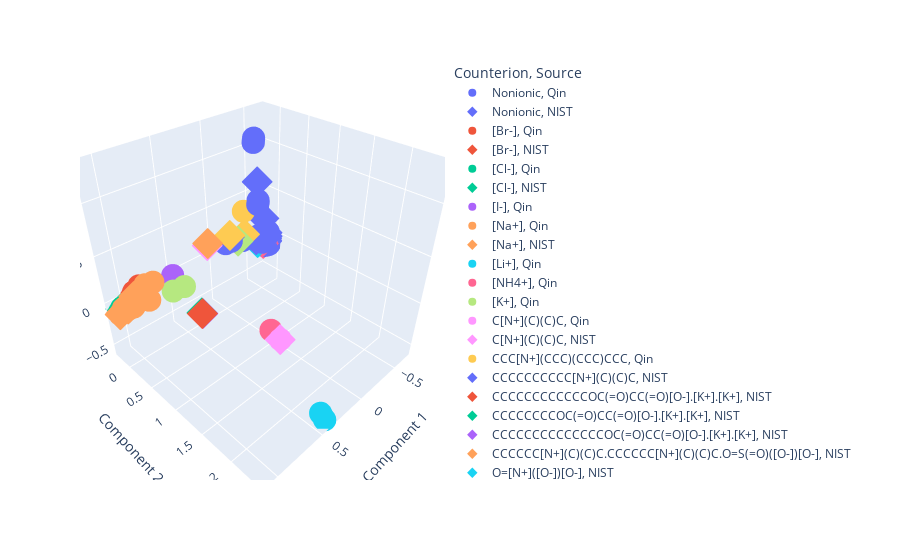

Notebook source saved alongside this figure:
### Code cell
fig = px.scatter_3d(kernel_3_df, x="Component 1", y="Component 2", z="Component 3", color="Counterion", symbol="Source")
fig.update_layout(scene_aspectmode="cube")

### Figure 1 — Plotly figure (JSON) as saved in the notebook; plotly's stock layout.template omitted (floating-point values rounded to 4 significant figures; data arrays with more than 128 entries replaced by an {"elided": "..."} marker saying what was removed)
{"data": [{"hovertemplate": "Counterion=Nonionic<br>Source=Qin<br>Component 1=%{x}<br>Component 2=%{y}<br>Component 3=%{z}<extra></extra>", "legendgroup": "Nonionic, Qin", "marker": {"color": "#636efa", "symbol": "circle"}, "mode": "markers", "name": "Nonionic, Qin", "scene": "scene", "showlegend": true, "type": "scatter3d", "x": {"elided": "133 float values"}, "y": {"elided": "133 float values"}, "z": {"elided": "133 float values"}}, {"hovertemplate": "Counterion=Nonionic<br>Source=NIST<br>Component 1=%{x}<br>Component 2=%{y}<br>Component 3=%{z}<extra></extra>", "legendgroup": "Nonionic, NIST", "marker": {"color": "#636efa", "symbol": "diamond"}, "mode": "markers", "name": "Nonionic, NIST", "scene": "scene", "showlegend": true, "type": "scatter3d", "x": [-0.6431, -0.6214, -0.5214, -0.6127, -0.5994, -0.6352, -0.6395, -0.6386, -0.3163, -0.3826, -0.6163, -0.6305], "y": [-0.08066, -0.06824, 0.008365, -0.05893, -0.08851, -0.08156, -0.08517, -0.08391, 0.1866, 0.05731, -0.08279, -0.08002], "z": [-0.04394, -0.02347, 0.2625, 0.0268, -0.08427, -0.08226, -0.08868, -0.08642, 0.79, 0.0809, -0.08069, -0.08726]}, {"hovertemplate": "Counterion=[Br-]<br>Source=Qin<br>Component 1=%{x}<br>Component 2=%{y}<br>Component 3=%{z}<extra></extra>", "legendgroup": "[Br-], Qin", "marker": {"color": "#EF553B", "symbol": "circle"}, "mode": "markers", "name": "[Br-], Qin", "scene": "scene", "showlegend": true, "type": "scatter3d", "x": [0.9281, 0.9453, 0.9544, 0.9536, 0.9429, 0.9508, 0.9574, 0.9613, 0.9624, 0.9606, 0.9561, 0.9489, 0.9603, 0.9512, 0.9555, 0.9492, 0.9613, 0.9193, 0.8768, 0.9492, 0.9118], "y": [-0.2219, -0.2358, -0.243, -0.2423, -0.2335, -0.2421, -0.2473, -0.2504, -0.2512, -0.2497, -0.2459, -0.2401, -0.2514, -0.2365, -0.2407, -0.2354, -0.2511, -0.2005, -0.1552, -0.2354, -0.2045], "z": [-0.02845, -0.03826, -0.04547, -0.0494, -0.05003, -0.04677, -0.05102, -0.05442, -0.05688, -0.05837, -0.05891, -0.05857, -0.05709, -0.007203, -0.01689, -0.01922, -0.06044, 0.04951, 0.1111, -0.01922, -0.01674]}, {"hovertemplate": "Counterion=[Br-]<br>Source=NIST<br>Component 1=%{x}<br>Component 2=%{y}<br>Component 3=%{z}<extra></extra>", "legendgroup": "[Br-], NIST", "marker": {"color": "#EF553B", "symbol": "diamond"}, "mode": "markers", "name": "[Br-], NIST", "scene": "scene", "showlegend": true, "type": "scatter3d", "x": [0.9507], "y": [-0.2397], "z": [-0.04641]}, {"hovertemplate": "Counterion=[Cl-]<br>Source=Qin<br>Component 1=%{x}<br>Component 2=%{y}<br>Component 3=%{z}<extra></extra>", "legendgroup": "[Cl-], Qin", "marker": {"color": "#00cc96", "symbol": "circle"}, "mode": "markers", "name": "[Cl-], Qin", "scene": "scene", "showlegend": true, "type": "scatter3d", "x": [1.036, 1.045, 1.043, 1.051, 1.05, 1.038, 1.018, 1.043, 1.052, 1.05, 1.036, 1.034, 1.042], "y": [-0.2126, -0.2193, -0.2182, -0.2255, -0.2247, -0.2158, -0.2008, -0.2195, -0.2267, -0.2255, -0.2127, -0.2113, -0.2179], "z": [-0.0577, -0.06458, -0.06789, -0.0728, -0.07624, -0.07601, -0.07306, -0.06627, -0.07342, -0.07665, -0.07559, -0.07528, -0.07649]}, {"hovertemplate": "Counterion=[Cl-]<br>Source=NIST<br>Component 1=%{x}<br>Component 2=%{y}<br>Component 3=%{z}<extra></extra>", "legendgroup": "[Cl-], NIST", "marker": {"color": "#00cc96", "symbol": "diamond"}, "mode": "markers", "name": "[Cl-], NIST", "scene": "scene", "showlegend": true, "type": "scatter3d", "x": [1.056], "y": [-0.2272], "z": [-0.0773]}, {"hovertemplate": "Counterion=[I-]<br>Source=Qin<br>Component 1=%{x}<br>Component 2=%{y}<br>Component 3=%{z}<extra></extra>", "legendgroup": "[I-], Qin", "marker": {"color": "#ab63fa", "symbol": "circle"}, "mode": "markers", "name": "[I-], Qin", "scene": "scene", "showlegend": true, "type": "scatter3d", "x": [0.5066], "y": [-0.212], "z": [0.004338]}, {"hovertemplate": "Counterion=[Na+]<br>Source=Qin<br>Component 1=%{x}<br>Component 2=%{y}<br>Component 3=%{z}<extra></extra>", "legendgroup": "[Na+], Qin", "marker": {"color": "#FFA15A", "symbol": "circle"}, "mode": "markers", "name": "[Na+], Qin", "scene": "scene", "showlegend": true, "type": "scatter3d", "x": [0.8221, 0.8781, 1.09, 1.091, 1.002, 0.9945, 1.088, 0.9969, 0.9939, 0.9559, 0.9686, 1.047, 1.064, 1.074, 0.9207, 0.9449, 0.8901, 0.9618, 1.053, 1.038, 0.8496, 0.8464, 0.9556, 1.055], "y": [0.05882, 0.007117, -0.1663, -0.1684, -0.1904, -0.1858, -0.1733, -0.189, -0.1874, -0.1623, -0.1646, -0.1442, -0.1566, -0.1639, -0.05188, -0.07413, -0.01274, -0.09008, -0.1636, -0.1505, -0.02815, -0.02497, -0.08289, -0.1623], "z": [0.2006, 0.1852, -0.09077, -0.09509, -0.09902, -0.09968, -0.09486, -0.09882, -0.09759, -0.08992, -0.05366, -0.06327, -0.07354, -0.08107, 0.04022, 0.01715, 0.1304, -0.001733, -0.05042, -0.03527, -0.02094, -0.01939, 0.009724, -0.04875]}, {"hovertemplate": "Counterion=[Na+]<br>Source=NIST<br>Component 1=%{x}<br>Component 2=%{y}<br>Component 3=%{z}<extra></extra>", "legendgroup": "[Na+], NIST", "marker": {"color": "#FFA15A", "symbol": "diamond"}, "mode": "markers", "name": "[Na+], NIST", "scene": "scene", "showlegend": true, "type": "scatter3d", "x": [1.076, 1.075, 1.091, 0.9995, 0.9982, 0.9787, 1.097, 0.9947, 0.9877, 1.078, 1.069, 1.095, 1.004, 0.9976, 1.002], "y": [-0.1828, -0.1816, -0.1452, -0.1881, -0.1757, -0.04352, -0.1501, -0.1846, -0.1796, -0.158, -0.1766, -0.1493, -0.1808, -0.1801, -0.1901], "z": [-0.09722, -0.09646, -0.08, -0.0938, -0.04873, 0.09377, -0.08597, -0.08969, -0.08469, -0.08242, -0.08828, -0.08845, -0.05961, -0.05575, -0.09695]}, {"hovertemplate": "Counterion=[Li+]<br>Source=Qin<br>Component 1=%{x}<br>Component 2=%{y}<br>Component 3=%{z}<extra></extra>", "legendgroup": "[Li+], Qin", "marker": {"color": "#19d3f3", "symbol": "circle"}, "mode": "markers", "name": "[Li+], Qin", "scene": "scene", "showlegend": true, "type": "scatter3d", "x": [0.4085, 0.4088, 0.4126, 0.4121, 0.4121], "y": [2.328, 2.332, 2.399, 2.392, 2.392], "z": [-0.539, -0.5411, -0.5748, -0.5713, -0.5714]}, {"hovertemplate": "Counterion=[NH4+]<br>Source=Qin<br>Component 1=%{x}<br>Component 2=%{y}<br>Component 3=%{z}<extra></extra>", "legendgroup": "[NH4+], Qin", "marker": {"color": "#FF6692", "symbol": "circle"}, "mode": "markers", "name": "[NH4+], Qin", "scene": "scene", "showlegend": true, "type": "scatter3d", "x": [0.3608], "y": [1.438], "z": [-0.05249]}, {"hovertemplate": "Counterion=[K+]<br>Source=Qin<br>Component 1=%{x}<br>Component 2=%{y}<br>Component 3=%{z}<extra></extra>", "legendgroup": "[K+], Qin", "marker": {"color": "#B6E880", "symbol": "circle"}, "mode": "markers", "name": "[K+], Qin", "scene": "scene", "showlegend": true, "type": "scatter3d", "x": [0.6735, 0.5794], "y": [0.144, 0.1993], "z": [0.04944, 0.0687]}, {"hovertemplate": "Counterion=C[N+](C)(C)C<br>Source=Qin<br>Component 1=%{x}<br>Component 2=%{y}<br>Component 3=%{z}<extra></extra>", "legendgroup": "C[N+](C)(C)C, Qin", "marker": {"color": "#FF97FF", "symbol": "circle"}, "mode": "markers", "name": "C[N+](C)(C)C, Qin", "scene": "scene", "showlegend": true, "type": "scatter3d", "x": [0.3732], "y": [1.611], "z": [-0.06964]}, {"hovertemplate": "Counterion=C[N+](C)(C)C<br>Source=NIST<br>Component 1=%{x}<br>Component 2=%{y}<br>Component 3=%{z}<extra></extra>", "legendgroup": "C[N+](C)(C)C, NIST", "marker": {"color": "#FF97FF", "symbol": "diamond"}, "mode": "markers", "name": "C[N+](C)(C)C, NIST", "scene": "scene", "showlegend": true, "type": "scatter3d", "x": [0.3732], "y": [1.611], "z": [-0.06964]}, {"hovertemplate": "Counterion=CCC[N+](CCC)(CCC)CCC<br>Source=Qin<br>Component 1=%{x}<br>Component 2=%{y}<br>Component 3=%{z}<extra></extra>", "legendgroup": "CCC[N+](CCC)(CCC)CCC, Qin", "marker": {"color": "#FECB52", "symbol": "circle"}, "mode": "markers", "name": "CCC[N+](CCC)(CCC)CCC, Qin", "scene": "scene", "showlegend": true, "type": "scatter3d", "x": [-0.2334], "y": [0.03408], "z": [0.4685]}, {"hovertemplate": "Counterion=CCCCCCCCCC[N+](C)(C)C<br>Source=NIST<br>Component 1=%{x}<br>Component 2=%{y}<br>Component 3=%{z}<extra></extra>", "legendgroup": "CCCCCCCCCC[N+](C)(C)C, NIST", "marker": {"color": "#636efa", "symbol": "diamond"}, "mode": "markers", "name": "CCCCCCCCCC[N+](C)(C)C, NIST", "scene": "scene", "showlegend": true, "type": "scatter3d", "x": [-0.09277, -0.3073], "y": [-0.03914, -0.0703], "z": [0.2168, 0.1412]}, {"hovertemplate": "Counterion=CCCCCCCCCCCCOC(=O)CC(=O)[O-].[K+].[K+]<br>Source=NIST<br>Component 1=%{x}<br>Component 2=%{y}<br>Component 3=%{z}<extra></extra>", "legendgroup": "CCCCCCCCCCCCOC(=O)CC(=O)[O-].[K+].[K+], NIST", "marker": {"color": "#EF553B", "symbol": "diamond"}, "mode": "markers", "name": "CCCCCCCCCCCCOC(=O)CC(=O)[O-].[K+].[K+], NIST", "scene": "scene", "showlegend": true, "type": "scatter3d", "x": [0.6918], "y": [0.7681], "z": [0.05921]}, {"hovertemplate": "Counterion=CCCCCCCCOC(=O)CC(=O)[O-].[K+].[K+]<br>Source=NIST<br>Component 1=%{x}<br>Component 2=%{y}<br>Component 3=%{z}<extra></extra>", "legendgroup": "CCCCCCCCOC(=O)CC(=O)[O-].[K+].[K+], NIST", "marker": {"color": "#00cc96", "symbol": "diamond"}, "mode": "markers", "name": "CCCCCCCCOC(=O)CC(=O)[O-].[K+].[K+], NIST", "scene": "scene", "showlegend": true, "type": "scatter3d", "x": [0.692], "y": [0.7585], "z": [0.06289]}, {"hovertemplate": "Counterion=CCCCCCCCCCCCCCOC(=O)CC(=O)[O-].[K+].[K+]<br>Source=NIST<br>Component 1=%{x}<br>Component 2=%{y}<br>Component 3=%{z}<extra></extra>", "legendgroup": "CCCCCCCCCCCCCCOC(=O)CC(=O)[O-].[K+].[K+], NIST", "marker": {"color": "#ab63fa", "symbol": "diamond"}, "mode": "markers", "name": "CCCCCCCCCCCCCCOC(=O)CC(=O)[O-].[K+].[K+], NIST", "scene": "scene", "showlegend": true, "type": "scatter3d", "x": [0.6878], "y": [0.7688], "z": [0.05654]}, {"hovertemplate": "Counterion=CCCCCC[N+](C)(C)C.CCCCCC[N+](C)(C)C.O=S(=O)([O-])[O-]<br>Source=NIST<br>Component 1=%{x}<br>Component 2=%{y}<br>Component 3=%{z}<extra></extra>", "legendgroup": "CCCCCC[N+](C)(C)C.CCCCCC[N+](C)(C)C.O=S(=O)([O-])[O-], NIST", "marker": {"color": "#FFA15A", "symbol": "diamond"}, "mode": "markers", "name": "CCCCCC[N+](C)(C)C.CCCCCC[N+](C)(C)C.O=S(=O)([O-])[O-], NIST", "scene": "scene", "showlegend": true, "type": "scatter3d", "x": [0.2526], "y": [0.1235], "z": [0.3543]}, {"hovertemplate": "Counterion=O=[N+]([O-])[O-]<br>Source=NIST<br>Component 1=%{x}<br>Component 2=%{y}<br>Component 3=%{z}<extra></extra>", "legendgroup": "O=[N+]([O-])[O-], NIST", "marker": {"color": "#19d3f3", "symbol": "diamond"}, "mode": "markers", "name": "O=[N+]([O-])[O-], NIST", "scene": "scene", "showlegend": true, "type": "scatter3d", "x": [-0.4911], "y": [-0.08193], "z": [-0.04967]}, {"hovertemplate": "Counterion=[O-][Br+2]([O-])[O-]<br>Source=NIST<br>Component 1=%{x}<br>Component 2=%{y}<br>Component 3=%{z}<extra></extra>", "legendgroup": "[O-][Br+2]([O-])[O-], NIST", "marker": {"color": "#FF6692", "symbol": "diamond"}, "mode": "markers", "name": "[O-][Br+2]([O-])[O-], NIST", "scene": "scene", "showlegend": true, "type": "scatter3d", "x": [-0.5648, -0.5454], "y": [-0.06788, -0.05829], "z": [-0.08964, -0.06059]}, {"hovertemplate": "Counterion=O=C[O-]<br>Source=NIST<br>Component 1=%{x}<br>Component 2=%{y}<br>Component 3=%{z}<extra></extra>", "legendgroup": "O=C[O-], NIST", "marker": {"color": "#B6E880", "symbol": "diamond"}, "mode": "markers", "name": "O=C[O-], NIST", "scene": "scene", "showlegend": true, "type": "scatter3d", "x": [-0.2172], "y": [-0.06584], "z": [0.1026]}, {"hovertemplate": "Counterion=CCCCCCCC[N+](C)(C)C.CCCCCCCC[N+](C)(C)C.O=S(=O)([O-])[O-]<br>Source=NIST<br>Component 1=%{x}<br>Component 2=%{y}<br>Component 3=%{z}<extra></extra>", "legendgroup": "CCCCCCCC[N+](C)(C)C.CCCCCCCC[N+](C)(C)C.O=S(=O)([O-])[O-], NIST", "marker": {"color": "#FF97FF", "symbol": "diamond"}, "mode": "markers", "name": "CCCCCCCC[N+](C)(C)C.CCCCCCCC[N+](C)(C)C.O=S(=O)([O-])[O-], NIST", "scene": "scene", "showlegend": true, "type": "scatter3d", "x": [0.2574], "y": [0.12], "z": [0.3317]}, {"hovertemplate": "Counterion=CCCCCCCC[N+](C)(C)C<br>Source=NIST<br>Component 1=%{x}<br>Component 2=%{y}<br>Component 3=%{z}<extra></extra>", "legendgroup": "CCCCCCCC[N+](C)(C)C, NIST", "marker": {"color": "#FECB52", "symbol": "diamond"}, "mode": "markers", "name": "CCCCCCCC[N+](C)(C)C, NIST", "scene": "scene", "showlegend": true, "type": "scatter3d", "x": [-0.3073, -0.1012], "y": [-0.0703, -0.04109], "z": [0.1412, 0.231]}], "layout": {"legend": {"title": {"text": "Counterion, Source"}, "tracegroupgap": 0}, "margin": {"t": 60}, "scene": {"aspectmode": "cube", "domain": {"x": [0, 1], "y": [0, 1]}, "xaxis": {"title": {"text": "Component 1"}}, "yaxis": {"title": {"text": "Component 2"}}, "zaxis": {"title": {"text": "Component 3"}}}}}
